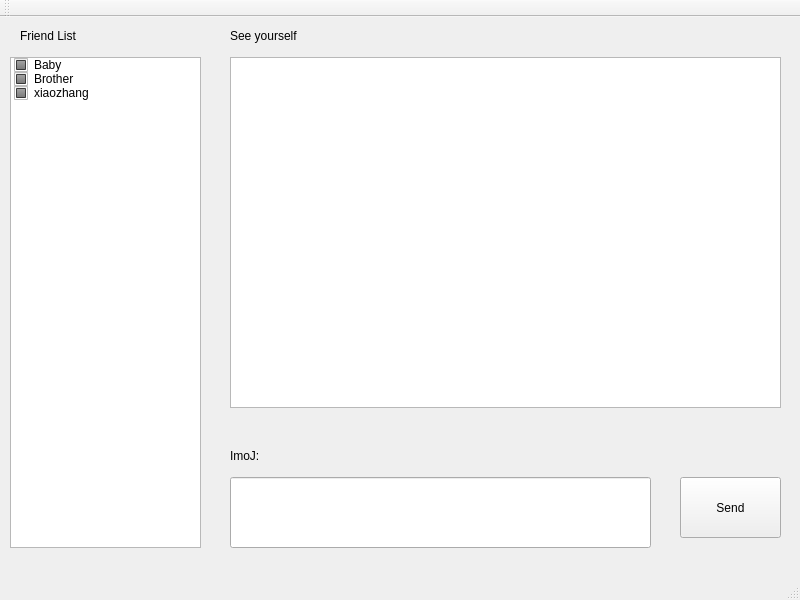
<?xml version="1.0" encoding="UTF-8"?>
<ui version="4.0">
 <class>MainWindow</class>
 <widget class="QMainWindow" name="MainWindow">
  <property name="geometry">
   <rect>
    <x>0</x>
    <y>0</y>
    <width>800</width>
    <height>600</height>
   </rect>
  </property>
  <property name="windowTitle">
   <string>MainWindow</string>
  </property>
  <widget class="QWidget" name="centralWidget">
   <widget class="QListView" name="listView">
    <property name="geometry">
     <rect>
      <x>10</x>
      <y>40</y>
      <width>191</width>
      <height>491</height>
     </rect>
    </property>
   </widget>
   <widget class="QTextBrowser" name="RevMsgShow">
    <property name="geometry">
     <rect>
      <x>230</x>
      <y>40</y>
      <width>551</width>
      <height>351</height>
     </rect>
    </property>
   </widget>
   <widget class="QLineEdit" name="SendMsgEdit">
    <property name="geometry">
     <rect>
      <x>230</x>
      <y>460</y>
      <width>421</width>
      <height>71</height>
     </rect>
    </property>
   </widget>
   <widget class="QPushButton" name="SendButton">
    <property name="geometry">
     <rect>
      <x>680</x>
      <y>460</y>
      <width>101</width>
      <height>61</height>
     </rect>
    </property>
    <property name="text">
     <string>Send</string>
    </property>
   </widget>
   <widget class="QLabel" name="label">
    <property name="geometry">
     <rect>
      <x>230</x>
      <y>10</y>
      <width>101</width>
      <height>17</height>
     </rect>
    </property>
    <property name="text">
     <string>See yourself</string>
    </property>
   </widget>
   <widget class="QLabel" name="label_2">
    <property name="geometry">
     <rect>
      <x>20</x>
      <y>10</y>
      <width>81</width>
      <height>17</height>
     </rect>
    </property>
    <property name="text">
     <string>Friend List</string>
    </property>
   </widget>
   <widget class="QLabel" name="label_3">
    <property name="geometry">
     <rect>
      <x>230</x>
      <y>430</y>
      <width>67</width>
      <height>17</height>
     </rect>
    </property>
    <property name="text">
     <string>ImoJ:</string>
    </property>
   </widget>
   <widget class="QListWidget" name="listWidget">
    <property name="geometry">
     <rect>
      <x>10</x>
      <y>40</y>
      <width>191</width>
      <height>491</height>
     </rect>
    </property>
    <item>
     <property name="text">
      <string>Baby</string>
     </property>
     <property name="background">
      <brush brushstyle="NoBrush">
       <color alpha="255">
        <red>136</red>
        <green>138</green>
        <blue>133</blue>
       </color>
      </brush>
     </property>
     <property name="foreground">
      <brush brushstyle="NoBrush">
       <color alpha="255">
        <red>32</red>
        <green>74</green>
        <blue>135</blue>
       </color>
      </brush>
     </property>
     <property name="checkState">
      <enum>PartiallyChecked</enum>
     </property>
    </item>
    <item>
     <property name="text">
      <string>Brother</string>
     </property>
     <property name="foreground">
      <brush brushstyle="NoBrush">
       <color alpha="255">
        <red>52</red>
        <green>101</green>
        <blue>164</blue>
       </color>
      </brush>
     </property>
     <property name="checkState">
      <enum>PartiallyChecked</enum>
     </property>
    </item>
    <item>
     <property name="text">
      <string>xiaozhang</string>
     </property>
     <property name="background">
      <brush brushstyle="NoBrush">
       <color alpha="255">
        <red>136</red>
        <green>138</green>
        <blue>133</blue>
       </color>
      </brush>
     </property>
     <property name="foreground">
      <brush brushstyle="NoBrush">
       <color alpha="255">
        <red>52</red>
        <green>101</green>
        <blue>164</blue>
       </color>
      </brush>
     </property>
     <property name="checkState">
      <enum>PartiallyChecked</enum>
     </property>
    </item>
   </widget>
  </widget>
  <widget class="QMenuBar" name="menuBar">
   <property name="geometry">
    <rect>
     <x>0</x>
     <y>0</y>
     <width>800</width>
     <height>22</height>
    </rect>
   </property>
  </widget>
  <widget class="QToolBar" name="mainToolBar">
   <attribute name="toolBarArea">
    <enum>TopToolBarArea</enum>
   </attribute>
   <attribute name="toolBarBreak">
    <bool>false</bool>
   </attribute>
  </widget>
  <widget class="QStatusBar" name="statusBar"/>
 </widget>
 <layoutdefault spacing="6" margin="11"/>
 <resources/>
 <connections/>
</ui>
